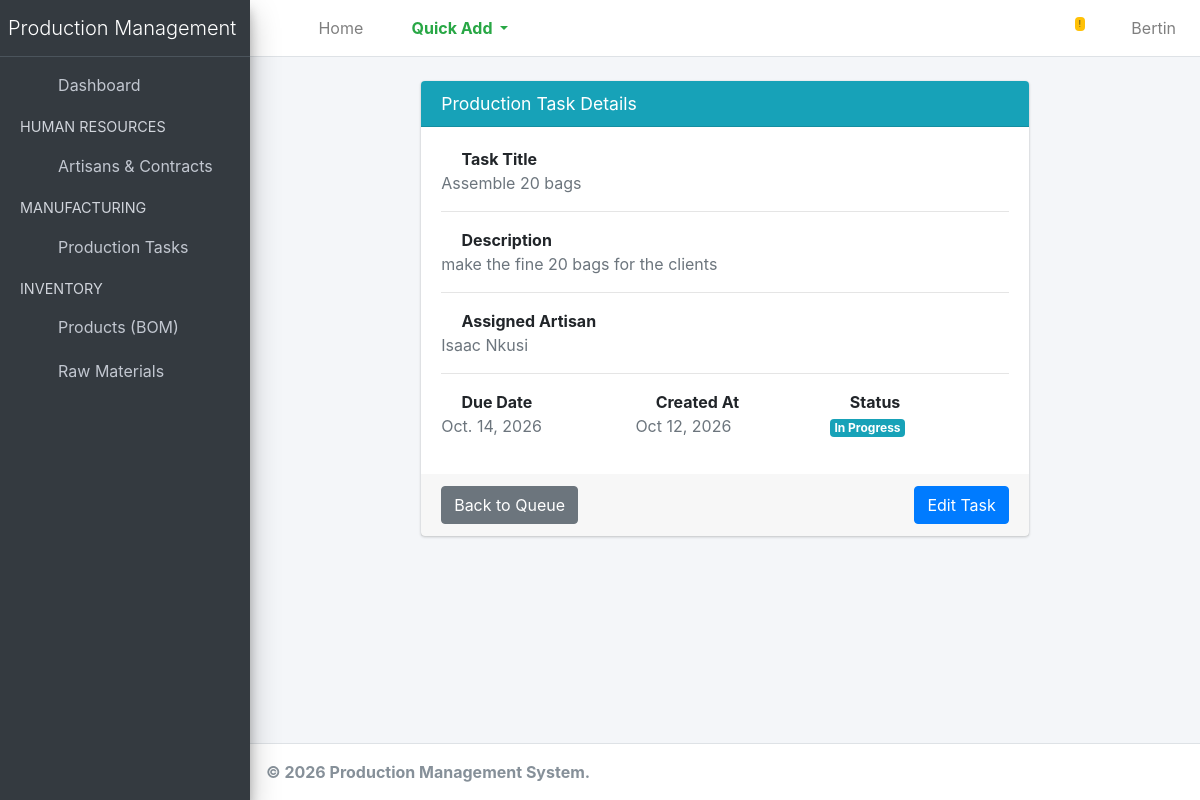
Page /production/tasks/3/ (signed in) on the earlier database version.
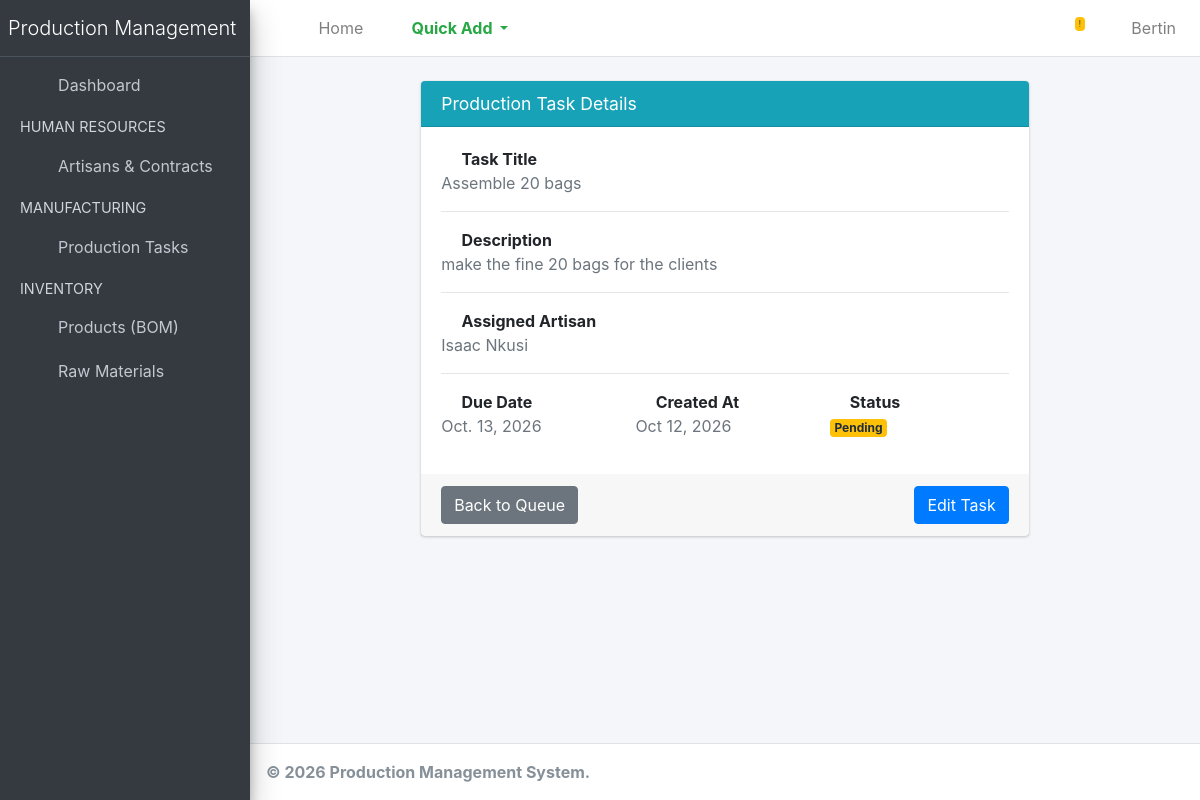
Same page on the later database version.
### production/models.py (models this page shows, shortened)
class ProductionTask(models.Model):
    STATUS_CHOICES = [
        ('Pending', 'Pending'),
        ('In Progress', 'In Progress'),
        ('Completed', 'Completed'),
    ]
    title = models.CharField(max_length=200, help_text="e.g. Batch 1: Classic Belts")
    product = models.ForeignKey(Product, on_delete=models.PROTECT, related_name='tasks', null=True)
    target_quantity = models.PositiveIntegerField(default=1)
    produced_quantity = models.PositiveIntegerField(default=0)
    description = models.TextField(blank=True, null=True)
    assigned_to = models.ForeignKey(Employee, on_delete=models.SET_NULL, null=True, related_name='tasks')
    status = models.CharField(max_length=20, choices=STATUS_CHOICES, default='Pending')
    due_date = models.DateField()
    created_at = models.DateTimeField(auto_now_add=True)
    def __init__(self, *args, **kwargs):
        super().__init__(*args, **kwargs)
        self._original_target = self.target_quantity if self.pk else 0

### employees/models.py (models this page shows, shortened)
class Employee(models.Model):
    first_name = models.CharField(max_length=50)
    last_name = models.CharField(max_length=50)
    department = models.ForeignKey(Department, on_delete=models.CASCADE, related_name='employees')
    hire_date = models.DateField(auto_now_add=True)
    is_active = models.BooleanField(default=True)
    def __str__(self):
        return f"{self.first_name} {self.last_name}"

### production/views.py (the view)
# urls.py: path('tasks/<int:pk>/', views.task_detail, name='task_detail'),
@login_required
def task_detail(request, pk):
    task = get_object_or_404(ProductionTask, pk=pk)
    return render(request, 'production/task_detail.html', {'task': task})

### production/templates/production/task_detail.html
{% extends 'base.html' %}
{% block content %}
<div class="row">
    <div class="col-md-8 offset-md-2">
        <div class="card card-info">
            <div class="card-header">
                <h3 class="card-title">Production Task Details</h3>
            </div>
            <div class="card-body">
                <strong><i class="fas fa-clipboard-list mr-1"></i> Task Title</strong>
                <p class="text-muted">{{ task.title }}</p>
                <hr>
                <strong><i class="fas fa-align-left mr-1"></i> Description</strong>
                <p class="text-muted">{{ task.description }}</p>
                <hr>
                <strong><i class="fas fa-user-tag mr-1"></i> Assigned Artisan</strong>
                <p class="text-muted">{{ task.assigned_to|default:"Unassigned" }}</p>
                <hr>
                <div class="row">
                    <div class="col-sm-4">
                        <strong><i class="fas fa-calendar-alt mr-1"></i> Due Date</strong>
                        <p class="text-muted">{{ task.due_date }}</p>
                    </div>
                    <div class="col-sm-4">
                        <strong><i class="fas fa-clock mr-1"></i> Created At</strong>
                        <p class="text-muted">{{ task.created_at|date:"M d, Y" }}</p>
                    </div>
                    <div class="col-sm-4">
                        <strong><i class="fas fa-info-circle mr-1"></i> Status</strong>
                        <p class="text-muted">
                            {% if task.status == 'Completed' %}
                                <span class="badge badge-success">{{ task.status }}</span>
                            {% elif task.status == 'In Progress' %}
                                <span class="badge badge-info">{{ task.status }}</span>
                            {% else %}
                                <span class="badge badge-warning">{{ task.status }}</span>
                            {% endif %}
                        </p>
                    </div>
                </div>
            </div>
            <div class="card-footer">
                <a href="{% url 'production:task_list' %}" class="btn btn-secondary">Back to Queue</a>
                <a href="{% url 'production:task_update' task.pk %}" class="btn btn-primary float-right">Edit Task</a>
            </div>
        </div>
    </div>
</div>
{% endblock %}

Differences in the rows shown:
changed ProductionTask "Assemble 20 bags": due_date "Oct. 14, 2026" → "Oct. 13, 2026"; status "In Progress" → "Pending"
